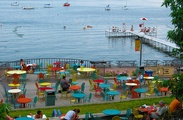
#> input picture Seam Carving & Bilateral Filtering/Q1_python/union-terrace.jpg, 183 x 120 px, shrunk from 500 x 328 before the run
$ python main.py   (older library calls are emulated)
#> lines starting #> are read from the running program, lines starting #| are printed output that depends on the picture
### Seam Carving & Bilateral Filtering/Q1_python/shrink.py
import numpy as np
import cv2
from horizontal_seam import horizontal_seam
from remove_horizontal_seam import remove_horizontal_seam

def shrink(I, num_rows_removed, num_cols_removed):
	temp = I


	#print('shrink() image size: ', temp.shape)


	if num_rows_removed > 0:

		for i in range(num_rows_removed):
			S = horizontal_seam(temp)
			#print(f'seam {i} created : ', temp.shape)

			temp = remove_horizontal_seam(temp,S)


			print(f'horizontal seam{i} removed')


	if num_cols_removed > 0:

		temp = np.transpose(temp, (1,0,2))

		for i in range(num_cols_removed):
			S = horizontal_seam(temp)
			temp = remove_horizontal_seam(temp,S)
			print(f'vertical seam{i} removed')
		temp = np.transpose(temp, (1,0,2))
	J = temp
	return J

### Seam Carving & Bilateral Filtering/Q1_python/imenergy.py
import numpy as np
import cv2 as cv2
from PIL import Image

def imenergy(RGB_img):

	blur = cv2.bilateralFilter(RGB_img,9,75,75)
	blur = cv2.medianBlur(blur,3)
	gray = cv2.cvtColor(blur, cv2.COLOR_BGR2GRAY)
	norm = cv2.normalize(gray.astype('float'), None, 0.0, 1.0, cv2.NORM_MINMAX)
	gx = cv2.Sobel(norm,cv2.CV_64F,1,0,ksize=3)
	gy = cv2.Sobel(norm,cv2.CV_64F,0,1,ksize=3)
	grad_mag = cv2.addWeighted(np.absolute(gx), 0.5, np.absolute(gy), 0.5, 0)
	grad_mag = grad_mag.astype('float32')
	np.savetxt('emap.csv', grad_mag, delimiter=',')
	return grad_mag

### Seam Carving & Bilateral Filtering/Q1_python/horizontal_seam.py
import numpy as np
import cv2 as cv2
from imenergy import imenergy

def horizontal_seam(I):

	#print('horizontal_seam() image size: ', I.shape)


	E = imenergy(I)
	M = np.zeros((E.shape))

	M[:,0] = E[:,0]
	rows,cols = E.shape

	inf = float("inf")

	for i in range(1,cols):
		for j in range(rows):
			backtrack = [inf, inf, inf]
			if j == 0:
				pass
			else:
				backtrack[0] = M[j-1,i-1]
			backtrack[1] = M[j,i-1]
			if (j == rows-1) or (i == cols-1):
				pass
			else:
				backtrack[2] = M[j+1,i-1]
			#print(f'backtrack_{j}: ',backtrack)
			M[j,i] = E[j,i] + np.amin(backtrack)
	np.savetxt('mmap.csv', M, delimiter=',')
	Stemp = np.zeros((1,cols))

	j = np.argmin(M[:,cols-1])


	#print(f'j_init: ', j,f'M[{j},{cols-1}]: ', M[j,cols-1])


	for i in range(cols):
		back = cols - 1 - i
		Stemp[0,back] = j

		#print(f'back: ',back)
		#print(f'Stemp[0,{back}]: ',Stemp[0,back])


		if (j == 0) and (back != 0):
			temp = [inf,M[j,back-1],M[j+1,back-1]]
			x = np.argmin(temp)

			#print(f'temp_1_{i}: ',temp)

			if x == 2:
				j = j

			if x == 3:
				j = j+1

		elif (j == rows-1) and (back != 0):
			temp = [M[j-1,back-1],M[j,back-1],inf]
			x = np.argmin(temp)

			#print(f'temp_2_{i}: ',temp)

			if x == 1:
				j = j-1

			if x == 2:
				j = j

		elif back != 0:
			temp = [M[j-1,back-1],M[j,back-1],M[j+1,back-1]]
			x = np.argmin(temp)

			#print(f'temp_3_{i}: ',temp)

			if x == 0:
				j = j-1

			if x == 1:
				j = j

			if x == 2:
				j = j+1
	np.savetxt('S.csv', Stemp, delimiter=',')
	S = np.int_(Stemp)
	np.savetxt('S_int.csv', S, delimiter=',')
	return S

### Seam Carving & Bilateral Filtering/Q1_python/remove_horizontal_seam.py
import numpy as np
import cv2 as cv2
from imenergy import imenergy

def remove_horizontal_seam(I,S):


	#E = imenergy(I)

	rows,cols,depth = I.shape
	temp = np.zeros((rows-1,cols,depth))

	for k in range(3):

		for i in range(cols):

			ind = S[0,i]

			for j in range(ind,rows - 1):

				I[j,i,k] = I[j+1,i,k]


		temp[:,:,k] = I[:rows - 1, :cols, k]

	J = temp.astype(np.float32)
	return 	J

### Seam Carving & Bilateral Filtering/Q1_python/main.py
import numpy as np
import cv2
import matplotlib.pyplot as plt
from imenergy import imenergy
from horizontal_seam import horizontal_seam
from remove_horizontal_seam import remove_horizontal_seam
from shrink import shrink

msg = 'Which Experiment would you like to run? \nAcceptable values are [1,4]\n'
experiment = int(input(msg))
#> the answer given: 1

while True:

	while (experiment > 4) or (experiment < 1) :
		print('Invalid input, input should be in the range [1,4]')
		experiment = int(input(msg))

	if (experiment == 1):

		print('Experiment 1 in progress...')

		img = cv2.imread('union-terrace.jpg',1)
#> img is the input picture: shape (120, 183, 3); mean B, G, R 131.6, 132.4, 114.8

		experiment1a = shrink(img, 0, 100)
#> the loop in shrink, `for i in range(num_cols_removed):` made 100 passes
#> pass 1, in imenergy, `blur = cv2.medianBlur(blur,3)`:
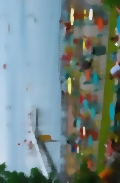
#> blur: shape (183, 120, 3); mean B, G, R 131.5, 132.5, 114.7
#> pass 1, in imenergy, `gray = cv2.cvtColor(blur, cv2.COLOR_BGR2GRAY)`:
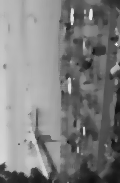
#> gray: shape (183, 120); min 16, max 234, mean 127.1
#> after the loop in shrink, `for i in range(num_cols_removed):`:
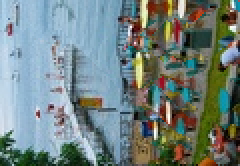
#> temp: shape (83, 120, 3) float32 (shown 2 times larger); mean B, G, R 127.8, 130.2, 114.4
		cv2.imwrite('E1a.jpg',experiment1a)

		print('Experiment 1A completed, check E1a.jpg for results')

		experiment1b = shrink(img, 100, 0)
#> the loop in shrink (call 2), `for i in range(num_rows_removed):` made 100 passes
#> pass 1, in imenergy (call 101), `gray = cv2.cvtColor(blur, cv2.COLOR_BGR2GRAY)`:
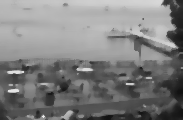
#> gray: shape (120, 183); min 17, max 234, mean 126.6
		cv2.imwrite('E1b.jpg',experiment1b)

		print('Experiment 1B completed, check E1b.jpg for results')

		experiment1c = shrink(img,100, 100)
#> call 3 of shrink, with num_rows_removed = 100, num_cols_removed = 100
#> the loop in shrink (call 3), `for i in range(num_rows_removed):` made 100 passes
#> pass 1, in imenergy (call 201), `blur = cv2.medianBlur(blur,3)`:
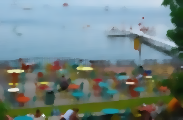
#> blur: shape (120, 183, 3); mean B, G, R 129.8, 131.1, 113.4
#> after the loop in shrink (call 3), `for i in range(num_cols_removed):`:
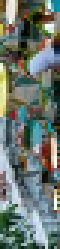
#> temp: shape (83, 20, 3) float32 (shown 3 times larger); mean B, G, R 110.8, 117.8, 107.1
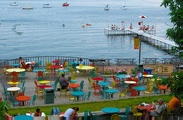
#> img: shape (120, 183, 3); mean B, G, R 128.6, 130.1, 112.8
		cv2.imwrite('E1c.jpg',experiment1c)

		print('Experiment 1C completed, check E1c.jpg for results\nExperiment 1 completed')

	elif (experiment == 2):

		print('Experiment 2 in progress...')

		img = cv2.imread('union-terrace.jpg',1)

		seam_h = horizontal_seam(img)
		seam_v = horizontal_seam(np.transpose(img, (1,0,2)))

		img = plt.imread('union-terrace.jpg')
		fig, ax = plt.subplots()
		ax.imshow(img)
		ax.plot(range(seam_h.shape[1]),np.transpose(seam_h), '-', linewidth=3, color='red')
		ax.plot(np.transpose(seam_v), range(seam_v.shape[1]),'-', linewidth=3, color='red')
		plt.savefig('E2.jpg')
		plt.show()

		print('Experiment 2 completed, check E2.jpg for results')

	elif (experiment == 3):

		print('Experiment 3 in progress...')

		img = cv2.imread('daft_punk1.jpg',1)

		cv2.imshow('img',img)
		cv2.waitKey(0) & 0xff
		cv2.destroyAllWindows()

		experiment3 = shrink(img, 60, 150)
		cv2.imwrite('E3.jpg',experiment3)

		print('Experiment 3 completed, check E3.jpg for results')


	elif (experiment == 4):

		print('Experiment 4 in progress...')

		img = cv2.imread('daft_punk2.jpg',1)

		cv2.imshow('img',img)
		cv2.waitKey(0) & 0xff
		cv2.destroyAllWindows()

		experiment4 = shrink(img, 60, 150)
		cv2.imwrite('E4.jpg',experiment4)

		print('Experiment 4 completed, check E4.jpg for results')

	msg2 = print('Would you liked to run another experiment (y/n)?')
	rerun = input(msg2)

	if rerun == "y":
		msg = 'Which Experiment would you like to run? \nAcceptable values are [1,4]\n'
		experiment = int(input(msg))

	else:
		break
